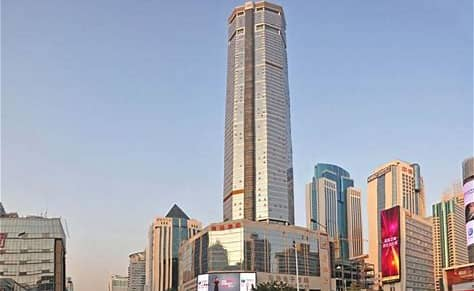
#> input picture tools/赛格大厦.jpeg, 474 x 291 px, found by its file name
$ python analyze_building.py
#> lines starting #> are read from the running program, lines starting #| are printed output that depends on the picture
"""
分析赛格大厦图片，提取建筑轮廓和分段信息。
输出每层的归一化宽度，用于后续生成 GTNH 多方块结构。

用法: python tools/analyze_building.py
"""

from PIL import Image
import numpy as np
import os
import json

IMG_PATH = os.path.join(os.path.dirname(__file__), '..', '赛格大厦.jpeg')
OUTPUT_PATH = os.path.join(os.path.dirname(__file__), 'building_profile.json')
PREVIEW_PATH = os.path.join(os.path.dirname(__file__), 'building_preview.txt')

# === 参数 ===
TARGET_MAX_WIDTH = 11     # Minecraft 中最大宽度（方块数，奇数）
TARGET_MAX_HEIGHT = 40    # Minecraft 中最大高度（方块数）
MIN_BUILDING_RATIO = 0.3  # 建筑占图片高度的最小比例


def analyze(path):
    img = Image.open(path).convert('RGB')
    W, H = img.size
    print(f"图片尺寸: {W}x{H}")

    arr = np.array(img, dtype=np.float64)  # shape (H, W, 3)

    # --- Step 1: 找到建筑的水平范围 ---
    # 对每一列计算垂直方向的梯度（色调变化），建筑区域梯度较大
    gray = np.mean(arr, axis=2)  # (H, W)

    # 用 Sobel 近似做垂直梯度
    grad_y = np.abs(np.diff(gray, axis=0, n=1))  # (H-1, W)
    col_activity = np.sum(grad_y, axis=0)  # (W,)

    # 找到活动最集中的列范围（建筑所在列）
    threshold_col = np.max(col_activity) * 0.15
    active_cols = np.where(col_activity > threshold_col)[0]
    if len(active_cols) == 0:
        print("未能检测到建筑列范围，使用中心区域")
        building_left = W // 4
        building_right = 3 * W // 4
    else:
        # 找最大连续段
        building_left = active_cols[0]
        building_right = active_cols[-1]

    print(f"建筑水平范围: X={building_left}~{building_right} (宽度 {building_right - building_left}px)")

    # --- Step 2: 找到建筑的垂直范围 ---
    row_activity = np.sum(grad_y, axis=1)  # (H-1,)
    threshold_row = np.max(row_activity) * 0.10
    active_rows = np.where(row_activity > threshold_row)[0]
    if len(active_rows) == 0:
        building_top = 0
        building_bottom = H - 1
    else:
        building_top = active_rows[0]
        building_bottom = active_rows[-1]

    print(f"建筑垂直范围: Y={building_top}~{building_bottom} (高度 {building_bottom - building_top}px)")

    # --- Step 3: 在建筑范围内，逐行检测边缘 ---
    # 裁剪到建筑区域
    crop_gray = gray[building_top:building_bottom+1, building_left:building_right+1]
    crop_h, crop_w = crop_gray.shape

    # 对每行计算水平梯度
    grad_x = np.abs(np.diff(crop_gray, axis=1, n=1))  # (crop_h, crop_w-1)

    layer_widths_px = []
    layer_centers_px = []

    # 采样步长：将建筑高度映射到 TARGET_MAX_HEIGHT 层
    sample_step = max(1, crop_h / TARGET_MAX_HEIGHT)
    num_samples = min(TARGET_MAX_HEIGHT, crop_h)

    for i in range(num_samples):
        row_idx = int(i * sample_step)
        if row_idx >= crop_h:
            row_idx = crop_h - 1

        row_grad = grad_x[row_idx]

        # 找梯度较大的区域（建筑边缘）
        grad_threshold = np.max(row_grad) * 0.2
        edge_cols = np.where(row_grad > grad_threshold)[0]

        if len(edge_cols) < 2:
            # 没有明显边缘，用上一层的宽度
            if layer_widths_px:
                layer_widths_px.append(layer_widths_px[-1])
                layer_centers_px.append(layer_centers_px[-1])
            else:
                layer_widths_px.append(crop_w // 2)
                layer_centers_px.append(crop_w // 2)
            continue

        left_edge = edge_cols[0]
        right_edge = edge_cols[-1]
        width = right_edge - left_edge
        center = (left_edge + right_edge) // 2

        layer_widths_px.append(width)
        layer_centers_px.append(center)

    if not layer_widths_px:
        print("错误: 无法提取建筑轮廓")
        return None

    # --- Step 4: 归一化到 Minecraft 方块尺寸 ---
    # 图片中 Y=0 是顶部（建筑顶部），需要翻转使 Y=0 = 底座
    layer_widths_px.reverse()

    max_px_width = max(layer_widths_px)
    scale = (TARGET_MAX_WIDTH - 2) / max(max_px_width, 1)

    widths = [max(1, round(w * scale)) for w in layer_widths_px]

    # 确保所有宽度为奇数（对称）
    widths = [w if w % 2 == 1 else w + 1 for w in widths]

    # 平滑处理（移动平均）
    smoothed = list(widths)
    for _ in range(3):
        tmp = list(smoothed)
        for i in range(1, len(tmp) - 1):
            tmp[i] = round((smoothed[i-1] + smoothed[i] * 2 + smoothed[i+1]) / 4)
            tmp[i] = max(1, tmp[i])
        # 重新确保奇数
        smoothed = [w if w % 2 == 1 else w + 1 for w in tmp]

    # 调整层数到目标高度
    if len(smoothed) > TARGET_MAX_HEIGHT:
        step = len(smoothed) / TARGET_MAX_HEIGHT
        result = [smoothed[int(i * step)] for i in range(TARGET_MAX_HEIGHT)]
        smoothed = result
    elif len(smoothed) < TARGET_MAX_HEIGHT:
        # 补齐到目标高度（在顶部补1宽度的尖顶）
        while len(smoothed) < TARGET_MAX_HEIGHT:
            smoothed.append(1)

    return smoothed


def identify_sections(widths):
    """识别建筑的三个区段：底座、塔楼、皇冠"""
    n = len(widths)
    max_w = max(widths)

    # --- 底座检测 ---
    # 底座特征：从底部开始，宽度最大且较稳定的连续区域
    base_end = 0
    for i in range(min(n, n // 3)):  # 只看底部1/3
        if widths[i] >= max_w * 0.8:
            base_end = i
        else:
            break

    # 如果底座只有1层，尝试放宽标准
    if base_end == 0:
        for i in range(min(n, n // 4)):
            if widths[i] >= max_w * 0.6:
                base_end = i
            else:
                break

    # --- 皇冠检测 ---
    # 皇冠特征：顶部区域，宽度变化频繁
    crown_start = n - 1
    # 从顶部往下找，找到第一个宽度稳定的层
    stable_run = 0
    for i in range(n - 1, base_end + 2, -1):
        if i > 0 and abs(widths[i] - widths[i-1]) <= 1:
            stable_run += 1
            if stable_run >= 3:
                crown_start = i + stable_run - 1
                break
        else:
            stable_run = 0

    # 皇冠至少3层
    if n - 1 - crown_start < 3:
        crown_start = n - 3

    # --- 塔楼 ---
    tower_start = base_end + 1
    tower_end = crown_start - 1

    # 找塔楼标准层宽度
    tower_widths = widths[tower_start:tower_end+1] if tower_start <= tower_end else []
    standard_width = None
    if tower_widths:
        from collections import Counter
        wc = Counter(tower_widths)
        standard_width = wc.most_common(1)[0][0]

    return {
        'base': {'start': 0, 'end': base_end, 'layers': widths[:base_end+1]},
        'tower': {'start': tower_start, 'end': tower_end,
                  'layers': tower_widths, 'standard_width': standard_width},
        'crown': {'start': crown_start, 'end': n-1, 'layers': widths[crown_start:]}
    }


def generate_ascii_preview(widths, sections):
    """生成 ASCII 预览"""
    lines = []
    max_w = max(widths)
    labels = {'base': '底座', 'tower': '塔楼', 'crown': '皇冠'}

    lines.append("=" * (max_w + 20))
    lines.append("赛格大厦 - 多方块结构轮廓预览")
    lines.append("=" * (max_w + 20))
    lines.append("")

    for i in range(len(widths) - 1, -1, -1):
        w = widths[i]
        if i <= sections['base']['end']:
            section = "底座"
        elif i >= sections['crown']['start']:
            section = "皇冠"
        else:
            section = "塔楼"

        padding = (max_w - w) // 2
        line = " " * padding + "#" * w + " " * (max_w - w - padding)
        lines.append(f"Y={i:2d} [{section}] |{line}| W={w}")

    lines.append("")
    lines.append(f"总尺寸: {max_w}W x {len(widths)}H")
    lines.append(f"底座: Y=0~{sections['base']['end']} ({len(sections['base']['layers'])}层)")
    if sections['tower']['layers']:
        lines.append(f"塔楼: Y={sections['tower']['start']}~{sections['tower']['end']} ({len(sections['tower']['layers'])}层, 标准宽度={sections['tower']['standard_width']})")
    lines.append(f"皇冠: Y={sections['crown']['start']}~{len(widths)-1} ({len(sections['crown']['layers'])}层)")
    lines.append("")

    return "\n".join(lines)


def main():
    print("正在分析赛格大厦图片...")
    print()

    widths = analyze(IMG_PATH)
#> in analyze, img is the input picture: PIL image 474x291 RGB; mean R, G, B 163, 167.1, 180
#| 图片尺寸: 474x291
#> in analyze, `gray = np.mean(arr, axis=2)`:
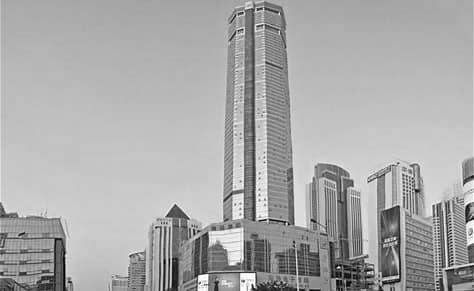
#> gray: shape (291, 474) float64; min 1, max 255, mean 170.1
#> in analyze, `grad_y = np.abs(np.diff(gray, axis=0, n=1))`:
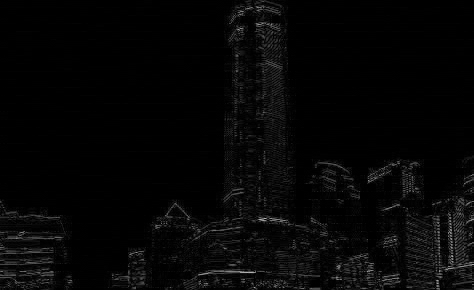
#> grad_y: shape (290, 474) float64; min 0, max 180.7, mean 6.1
#> in analyze, `col_activity = np.sum(grad_y, axis=0)`: col_activity = 474 values, max 6307 at index 263, min 78 at index 91, mean 1779.6
#> in analyze, `threshold_col = np.max(col_activity) * 0.15`: threshold_col = 946
#> in analyze, `active_cols = np.where(col_activity > threshold_col)[0]`: active_cols = 358 values from 0 to 473
#> in analyze, `building_left = active_cols[0]`: building_left = 0
#> in analyze, `building_right = active_cols[-1]`: building_right = 473
#| 建筑水平范围: X=0~473 (宽度 473px)
#> in analyze, `row_activity = np.sum(grad_y, axis=1)`: row_activity = 290 values, max 13371.7 at index 271, min 525.7 at index 21, mean 2908.8
#> in analyze, `threshold_row = np.max(row_activity) * 0.10`: threshold_row = 1337.2
#> in analyze, `active_rows = np.where(row_activity > threshold_row)[0]`: active_rows = 166 values from 6 to 289
#> in analyze, `building_top = active_rows[0]`: building_top = 6
#> in analyze, `building_bottom = active_rows[-1]`: building_bottom = 289
#| 建筑垂直范围: Y=6~289 (高度 283px)
#> in analyze, `crop_gray = gray[building_top:building_bottom+1, building_left:buildin..`:
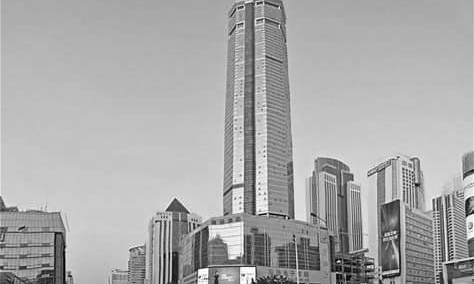
#> crop_gray: shape (284, 474) float64; min 1, max 255, mean 170.3
#> in analyze, `grad_x = np.abs(np.diff(crop_gray, axis=1, n=1))`:
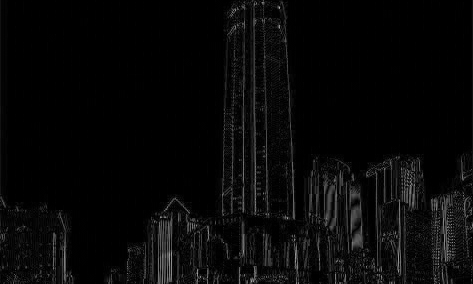
#> grad_x: shape (284, 473) float64; min 0, max 174, mean 8.2
#> the loop in analyze, `for i in range(num_samples):` made 40 passes
#> (grad_threshold, left_edge, right_edge, width, center) on passes 1, 3, 4, 5, 6, 7, 8, 9, 10, 11, 12, 13: (15.33, 0, 472, 472, 236), (20.53, 227, 285, 58, 256), (17.8, 228, 472, 244, 350), (22.27, 232, 285, 53, 258), (11.6, 0, 472, 472, 236), (11.93, 0, 472, 472, 236), (13.4, 0, 472, 472, 236), (16.33, 0, 472, 472, 236), (12.33, 0, 472, 472, 236), (13, 0, 472, 472, 236), (12.8, 0, 472, 472, 236), (13.6, 0, 472, 472, 236)
#> (grad_threshold, edge_cols, left_edge, right_edge, width, center) on pass 2: (34.8, [237, 242, 243, 244, 245, 277, 278, 279, 283], 237, 283, 46, 260)
#> after the loop in analyze, `for i in range(num_samples):`: layer_centers_px = 40 values, max 350 at index 3, min 145 at index 16, mean 255.2; layer_widths_px = 40 values, max 472 at index 0, min 46 at index 1, mean 365.1
#> in analyze, `max_px_width = max(layer_widths_px)`: max_px_width = 472
#> in analyze, `scale = (TARGET_MAX_WIDTH - 2) / max(max_px_width, 1)`: scale = 0.0191
#> in analyze, `widths = [max(1, round(w * scale)) for w in layer_widths_px]`: widths = 40 values, max 9 at index 0, min 1 at index 18, mean 7.08
#> in analyze, `widths = [w if w % 2 == 1 else w + 1 for w in widths]`: widths = 40 values, max 9 at index 0, min 1 at index 18, mean 7.2
#> in analyze, `smoothed = list(widths)`: smoothed has the same summary as widths
#> widths = 40 values, max 9 at index 0, min 5 at index 15, mean 8.1
    if widths is None:
        return

    sections = identify_sections(widths)
#> in identify_sections, `n = len(widths)`: n = 40
#> in identify_sections, `max_w = max(widths)`: max_w = 9
#> in identify_sections, `crown_start = n - 1`: crown_start = 39
#> in identify_sections, `tower_widths = widths[tower_start:tower_end+1] if tower_start <= tower..`: tower_widths = [7, 7, 5, 5, 7, 7, 7, 7, 7, 9, 9, 9, 9, 9, 9, 9, 9, 9, 9, 9]
#> in identify_sections, `wc = Counter(tower_widths)`: wc = {7: 7, 5: 2, 9: 11}
#> in identify_sections, `standard_width = wc.most_common(1)[0][0]`: standard_width = 9
#> sections = 3 items

    preview = generate_ascii_preview(widths, sections)
#> in generate_ascii_preview, `max_w = max(widths)`: max_w = 9
#> the loop in generate_ascii_preview, `for i in range(len(widths) - 1, -1, -1):` made 40 passes
#> (i, w, section, padding, line) on passes 1 to 12: (39, 9, '皇冠', 0, '#########'), (38, 7, '皇冠', 1, ' ####### '), (37, 5, '皇冠', 2, '  #####  '), (36, 5, '皇冠', 2, '  #####  '), (35, 7, '皇冠', 1, ' ####### '), (34, 7, '皇冠', 1, ' ####### '), (33, 9, '皇冠', 0, '#########'), (32, 9, '塔楼', 0, '#########'), (31, 9, '塔楼', 0, '#########'), (30, 9, '塔楼', 0, '#########'), (29, 9, '塔楼', 0, '#########'), (28, 9, '塔楼', 0, '#########')
#> (w, section, padding, line) on pass 20: (7, '塔楼', 1, ' ####### ')
#> after the loop in generate_ascii_preview, `for i in range(len(widths) - 1, -1, -1):`: lines = 44 items, first 6: '=============================', '赛格大厦 - 多方块结构轮廓预览', '=============================', '', 'Y=39 [皇冠] |#########| W=9', 'Y=38 [皇冠] | ####### | W=7'
    print(preview)
#> (printed output is left out)

    output = {
        'widths': widths,
        'max_width': max(widths),
        'height': len(widths),
        'sections': {
            'base': sections['base'],
            'tower': sections['tower'],
            'crown': sections['crown']
        },
        'parameters': {
            'target_max_width': TARGET_MAX_WIDTH,
            'target_max_height': TARGET_MAX_HEIGHT,
        }
    }

    with open(OUTPUT_PATH, 'w', encoding='utf-8') as f:
        json.dump(output, f, indent=2, ensure_ascii=False)
    print(f"\n数据已保存到: {OUTPUT_PATH}")

    with open(PREVIEW_PATH, 'w', encoding='utf-8') as f:
        f.write(preview)
    print(f"预览已保存到: {PREVIEW_PATH}")


if __name__ == '__main__':
    main()
